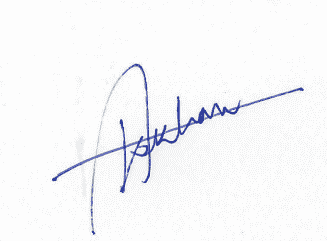
#> input picture pdf_to_png/Tanweer.png, 327 x 241 px
$ python -i ultra_compress.py   (imports and definitions only)
#> lines starting #> are read from the running program, lines starting #| are printed output that depends on the picture
#!/usr/bin/env python3
"""
Ultra-Aggressive PDF to PNG Converter
Converts PDF files to PNG format while keeping file size UNDER 3.6KB
Uses multiple compression strategies including dimension reduction, color reduction, and quality optimization
"""

import os
import sys
from PIL import Image
import glob
from pathlib import Path

try:
    from pdf2image import convert_from_path
except ImportError:
    print("pdf2image library not found. Installing...")
    os.system("pip3 install pdf2image pillow")
    from pdf2image import convert_from_path

def get_file_size_kb(file_path):
    """Get file size in KB"""
    return os.path.getsize(file_path) / 1024

def ultra_compress_image(image, target_size_kb=3.5, min_dimension=80):
    """
    Ultra-aggressive compression to meet 3.6KB target
    """
    print(f"  Starting ultra compression (target: {target_size_kb}KB)")

    # Convert to RGB if needed
    if image.mode in ('CMYK', 'P', 'RGBA'):
        image = image.convert('RGB')

    # Start with very aggressive settings
    max_dimension = 400  # Start smaller
    quality_steps = [90, 80, 70, 60, 50, 40, 30, 20, 10]
    color_steps = [256, 128, 64, 32, 16, 8]

    best_image = None
    best_size = float('inf')

    for max_dim in [400, 300, 250, 200, 150, 120, 100]:
        # Resize image
        width, height = image.size
        if width > max_dim or height > max_dim:
            ratio = min(max_dim/width, max_dim/height)
            new_width = max(min_dimension, int(width * ratio))
            new_height = max(min_dimension, int(height * ratio))
            resized_image = image.resize((new_width, new_height), Image.Resampling.LANCZOS)
        else:
            resized_image = image.copy()

        print(f"    Trying dimensions: {resized_image.size}")

        # Try different color reductions
        for colors in color_steps:
            try:
                # Convert to palette mode with limited colors
                if colors <= 256:
                    palette_image = resized_image.quantize(colors=colors, method=Image.Quantize.MEDIANCUT)
                else:
                    palette_image = resized_image

                # Save with PNG optimization
                temp_path = "temp_ultra.png"
                palette_image.save(temp_path, format='PNG', optimize=True)

                current_size = get_file_size_kb(temp_path)
                print(f"      Colors: {colors}, Size: {current_size:.2f} KB")

                if current_size <= target_size_kb:
                    print(f"    ✅ Success with {colors} colors!")
                    best_image = Image.open(temp_path)
                    best_image.load()
                    os.remove(temp_path)
                    return best_image

                if current_size < best_size:
                    best_size = current_size
                    if best_image:
                        best_image.close()
                    best_image = Image.open(temp_path)
                    best_image.load()

                os.remove(temp_path)

            except Exception as e:
                print(f"      Error with {colors} colors: {e}")
                continue

        # If we found something under target, use it
        if best_size <= target_size_kb:
            break

    # If still too large, try even more extreme measures
    if best_size > target_size_kb:
        print("    Applying extreme compression...")

        # Use the smallest acceptable dimensions
        extreme_sizes = [100, 80, 60, 50, 40]

        for size in extreme_sizes:
            try:
                # Very small image
                extreme_image = image.resize((size, int(size * image.size[1] / image.size[0])), Image.Resampling.LANCZOS)

                # Convert to 1-bit (black and white)
                bw_image = extreme_image.convert('1')

                temp_path = "temp_extreme.png"
                bw_image.save(temp_path, format='PNG', optimize=True)

                current_size = get_file_size_kb(temp_path)
                print(f"      Extreme {size}px B&W: {current_size:.2f} KB")

                if current_size <= target_size_kb:
                    print(f"    ✅ Success with extreme compression!")
                    final_image = Image.open(temp_path)
                    final_image.load()
                    os.remove(temp_path)
                    return final_image

                if current_size < best_size:
                    best_size = current_size
                    if best_image:
                        best_image.close()
                    best_image = Image.open(temp_path)
                    best_image.load()

                os.remove(temp_path)

            except Exception as e:
                print(f"      Error with extreme compression: {e}")
                continue

    print(f"    Best achieved: {best_size:.2f} KB")
    return best_image if best_image else image

# [80 lines left out: functions convert_pdf_to_png, main, not called in this run]

# [2 lines not run here, left out]

>>> from PIL import Image
>>> picture = Image.open('Tanweer.png')
#> picture is the input picture: PIL image 327x241 P; mean R, G, B 247, 247.4, 249.2
>>> result = ultra_compress_image(picture)
#|     Trying dimensions: (327, 241)
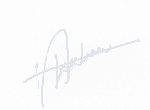
#> result: PIL image 150x110 P; mean R, G, B 250.9, 251.1, 251.5
